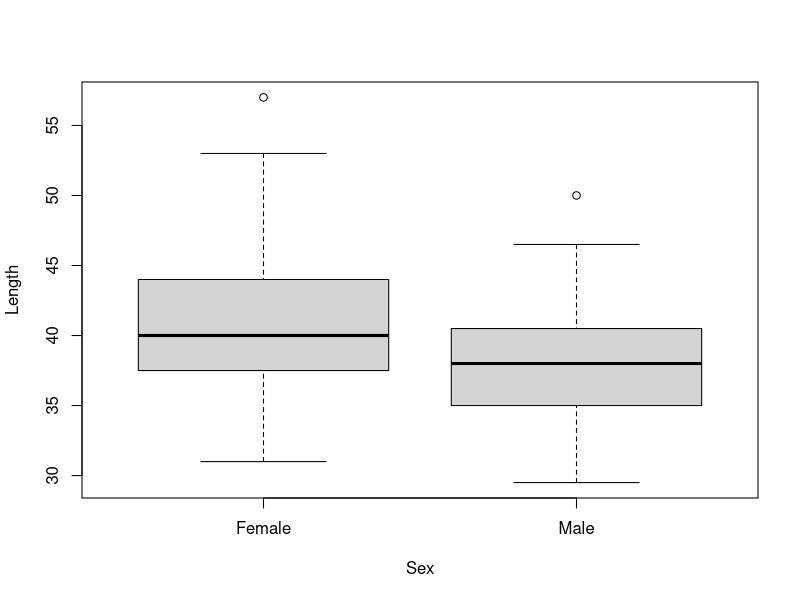

This figure's R source:
setwd("//media//kswada//MyFiles//R//parasites3")

packages <- c("dplyr", "lattice")
purrr::walk(packages, library, character.only = TRUE, warn.conflicts = FALSE)



# ------------------------------------------------------------------------------
# data:  parasites3
# ------------------------------------------------------------------------------

Par <- read.table(file = "Parasites3.txt", header = TRUE)


str(Par)

dim(Par)



# ----------
Par$Worms <- Par$Elytrophalloides_oatesi



# ------------------------------------------------------------------------------
# Data exploration:  Year and Area
# ------------------------------------------------------------------------------

# Sampling effort over time and space
with(Par, table(Year, Area))



# -->
# Year effect may actually be an are effect.
# San Jorge was sampled in 1998 and the other two zonesin 1999.



# ------------------------------------------------------------------------------
# Data exploration:  Length and Sex
# ------------------------------------------------------------------------------
boxplot(Length ~ Sex, 
        data = Par,
        xlab = "Sex",
        ylab = "Length")


# -->
# Another potential problem is collinearity between length and sex, but indicates that this is not a concern in these data.
